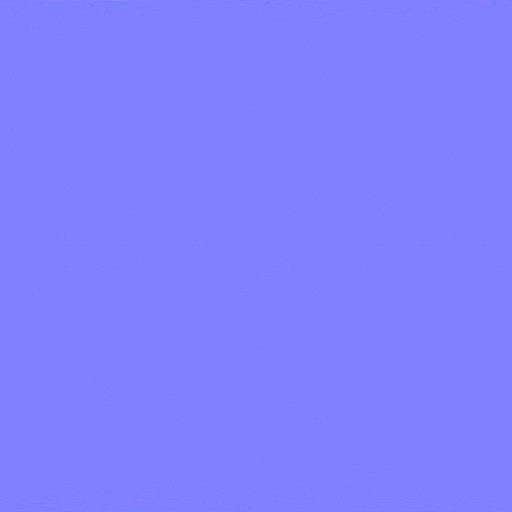
#> input picture blender/museum/web-bakes/glaze-normal.png, 1024 x 1024 px (shown at 1/2 size); its folder holds 6 pictures in this run
$ python pack_web_textures.py
#> lines starting #> are read from the running program, lines starting #| are printed output that depends on the picture; pictures that were not available may be replaced by others from this repository, and a replacement may not be noted
from PIL import Image
from pathlib import Path
ROOT=Path(__file__).resolve().parent
OUT=ROOT.parents[1]/'assets'/'museum';OUT.mkdir(exist_ok=True,parents=True)
for name in ['glaze-normal','glaze-roughness','glaze-detail']:
    Image.open(ROOT/'web-bakes'/(name+'.png')).convert('RGB').save(OUT/(name+'.webp'),lossless=True,method=6)
Image.open(ROOT/'web-bakes/specimen-albedo.png').convert('RGB').save(OUT/'specimen-albedo.webp',quality=96,method=6)
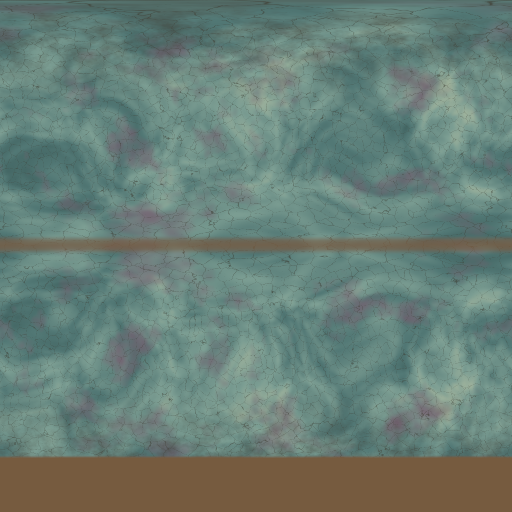
#> input picture blender/museum/web-bakes/specimen-albedo.png, 1024 x 1024 px (shown at 1/2 size)
Image.open(ROOT/'web-bakes/specimen-paint.png').convert('RGB').save(OUT/'specimen-paint.webp',quality=96,method=6)
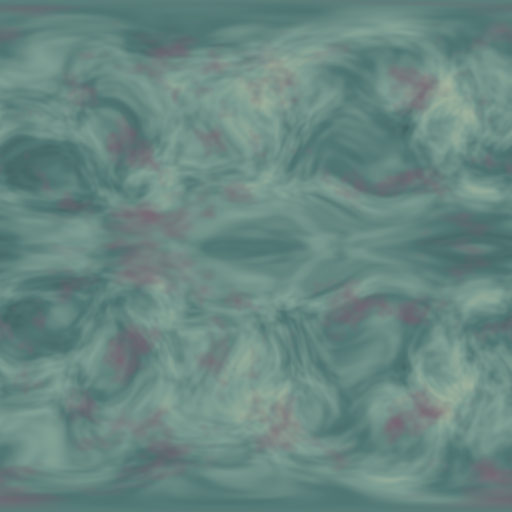
#> input picture blender/museum/web-bakes/specimen-paint.png, 1024 x 1024 px (shown at 1/2 size)
for name in ['gallery-full','gallery-above']:
    Image.open(ROOT/'web-bakes'/(name+'.png')).convert('RGB').save(OUT/(name+'.webp'),quality=93,method=6)
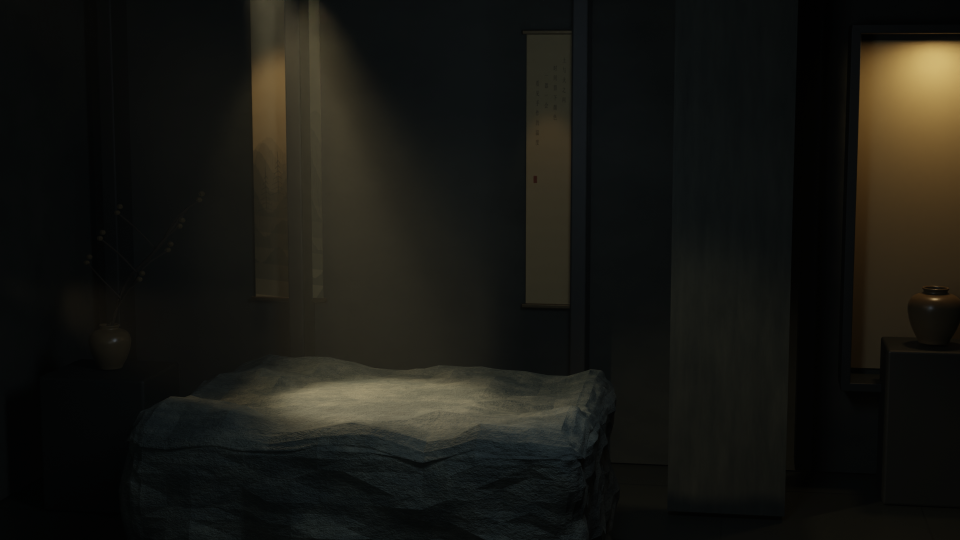
#> input picture blender/museum/web-bakes/gallery-full.png, 1920 x 1080 px (shown at 1/2 size)
print([(p.name,p.stat().st_size) for p in OUT.iterdir()])
